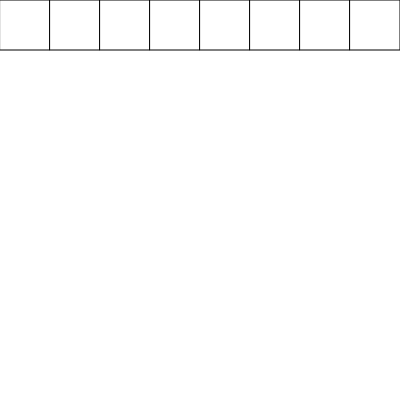
Frame 1 (no input)
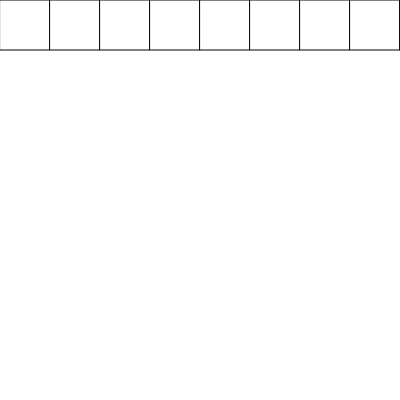
Frame 60 (no input)
Frame 120 (the mouse pressed at the canvas centre since frame 60): identical to frame 60, image omitted

The p5.js sketch that drew these frames (run headless with seeded random() and noise() and a simulated clock; from frame 60 on, the mouse is pressed at the canvas centre):

// p5.js sketch
// ── sketch.js
let x =0;
let y =0;

function setup()
{
    createCanvas(400,400)

}
function draw()
{    
    for(let i =0; i < 8; i++)
    {
        square(x,y,50)
        x += 50;
        
    }
}
